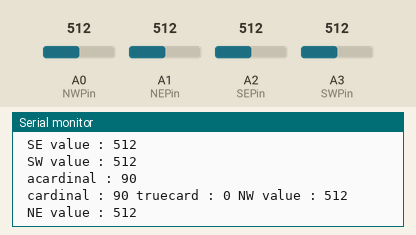
A sketch run on a simulated Arduino Uno, built with avr-gcc and run on an emulated ATmega328P. Shown: the last lines printed to the serial monitor. Inputs (shaded band) come from the test bench; at power-on: A0 (NWPin) = 512, A1 (NEPin) = 512, A2 (SEPin) = 512, A3 (SWPin) = 512.

Above: at 1.2 s.
1.3 s: A0 (NWPin) set to 522
At 1.91 s:
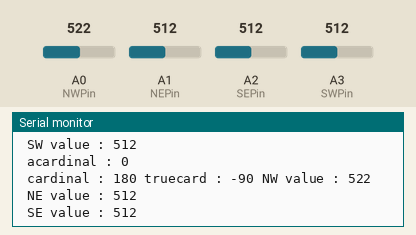
4.3 s: A1 (NEPin) set to 107
At 4.75 s:
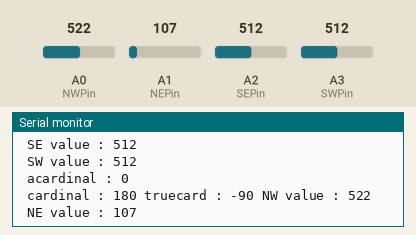
7.3 s: A1 (NEPin) set to 95
At 7.6 s:
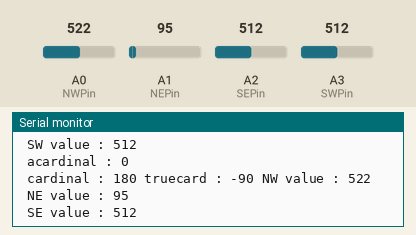
10.3 s: A2 (SEPin) set to 649
At 10.42 s:
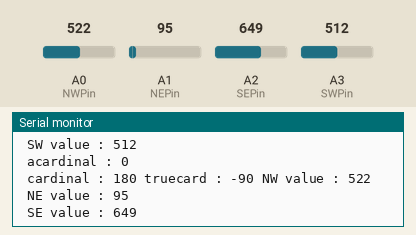
13.3 s: A2 (SEPin) set to 668
At 13.59 s:
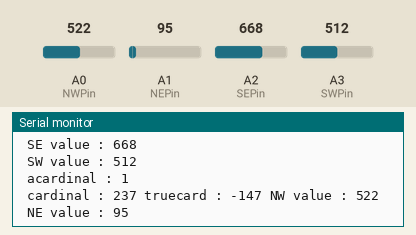
Timing chart, 0 to 16.3 s (numbered marks = the images above; inputs shaded):
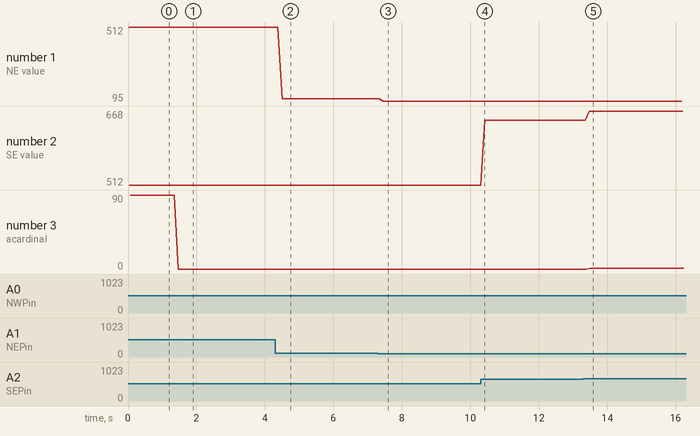

The sketch:

quadrant.ino
```cpp
#include <math.h>
int NWPin = 0;
int NEPin = 1;
int SEPin = 2;
int SWPin = 3;
int NWval;
int NEval;
int SEval;
int SWval;
int Y;
int X;
int intensity;
int acardinal;
int cardinal;
int truecard;
const float pi = 3.14159265359;


void setup() {
Serial.begin(9600);
}

void loop() {
NWval=analogRead(NWPin);
NEval=analogRead(NEPin);
SEval=analogRead(SEPin);
SWval=analogRead(SWPin);

Y = ((NEval + NWval)/2) - ((SEval + SWval)/2);
X = ((NEval + SEval)/2) - ((NWval + SWval)/2);

if (X==0)
{acardinal=90;}
else
{intensity = pow((pow(X,2)+pow(Y,2)),0.5);
acardinal = abs(atan(Y/X));}

if (Y > 0 && X > 0)
{cardinal = acardinal * (180 / pi);}
      else if (Y > 0 && X < 0)
      {cardinal = (pi - acardinal) * (180 / pi);}
      else if (Y < 0 && X < 0)
      {cardinal = (pi + acardinal) * (180 / pi);}
      else if (Y < 0 && X > 0)
      {cardinal = ( pi * 2 - acardinal) * (180 / pi);}
      else if (X == 0 && Y > 0)
      {cardinal = 90;}
      else if (X == 0 && Y < 0)
      {cardinal = 270;}
      else if (Y == 0 && X > 0)
      {cardinal = 0;}
      else if (Y == 0 && X < 0)
      {cardinal =180;}
      else if (Y == 0 && X == 0)
      {intensity = 0;
      cardinal = 90;}

truecard = (-(cardinal-90)) % 360;


Serial.print(" NW value : ");
Serial.println(NWval);
Serial.print(" NE value : ");
Serial.println(NEval);
Serial.print(" SE value : ");
Serial.println(SEval);
Serial.print(" SW value : ");
Serial.println(SWval);
Serial.print(" acardinal : ");
Serial.println(acardinal);
Serial.print(" cardinal : ");
Serial.print(cardinal);
Serial.print(" truecard : ");
Serial.print(truecard);
}
```

Measured:
- the behaviour switches between 513 and 514 on A0 (NWPin) (found by bisection; images 0 and 1)
- the behaviour switches between 100 and 99 on A1 (NEPin) (found by bisection; images 2 and 3)
- the behaviour switches between 660 and 661 on A2 (SEPin) (found by bisection; images 4 and 5)
- after the input at 1.3 s, the serial monitor: prints a new line after 0.07 s (image 1)
- after the input at 4.3 s, the serial monitor: prints a new line after 0.20 s (image 2)
- after the input at 7.3 s, the serial monitor: prints a new line after 0.16 s (image 3)
- after the input at 10.3 s, the serial monitor: prints a new line after 0.12 s (image 4)
- after the input at 13.3 s, the serial monitor: prints a new line after 0.17 s (image 5)
